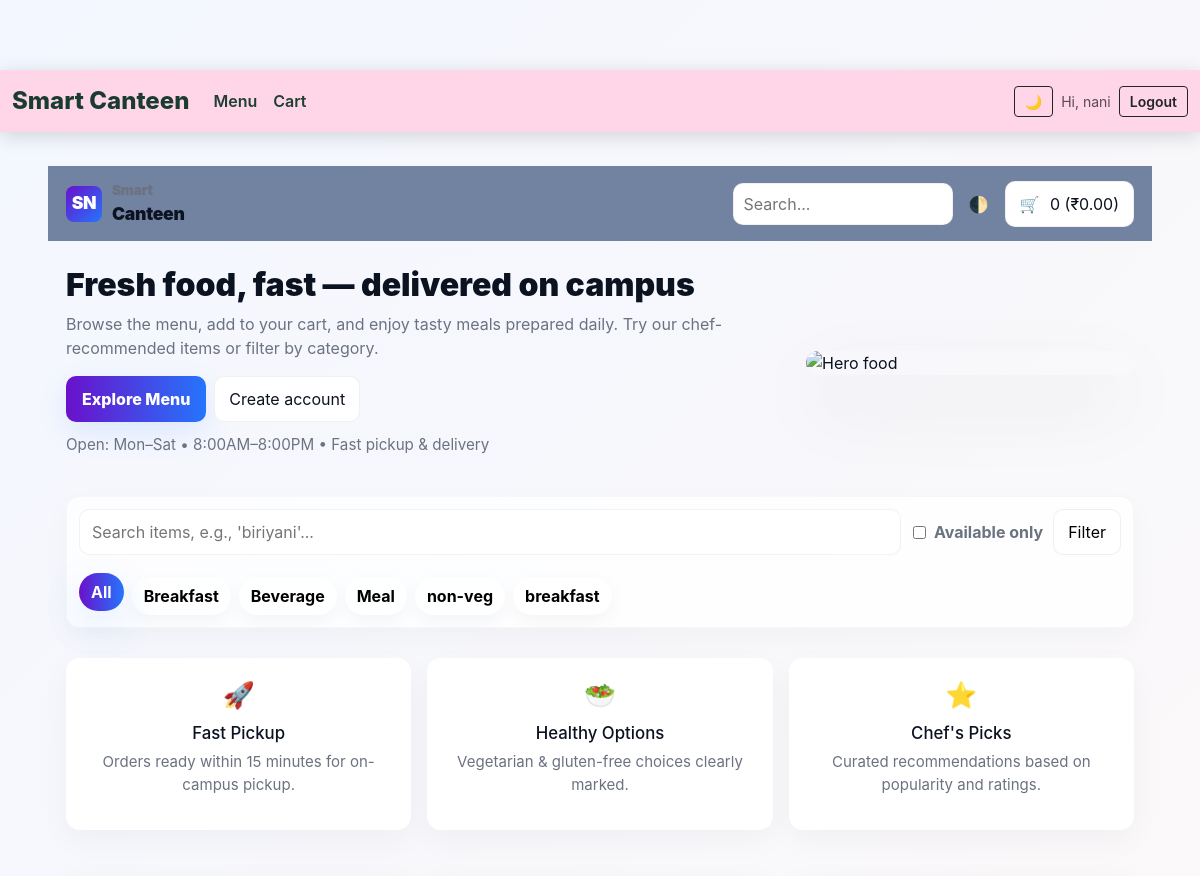
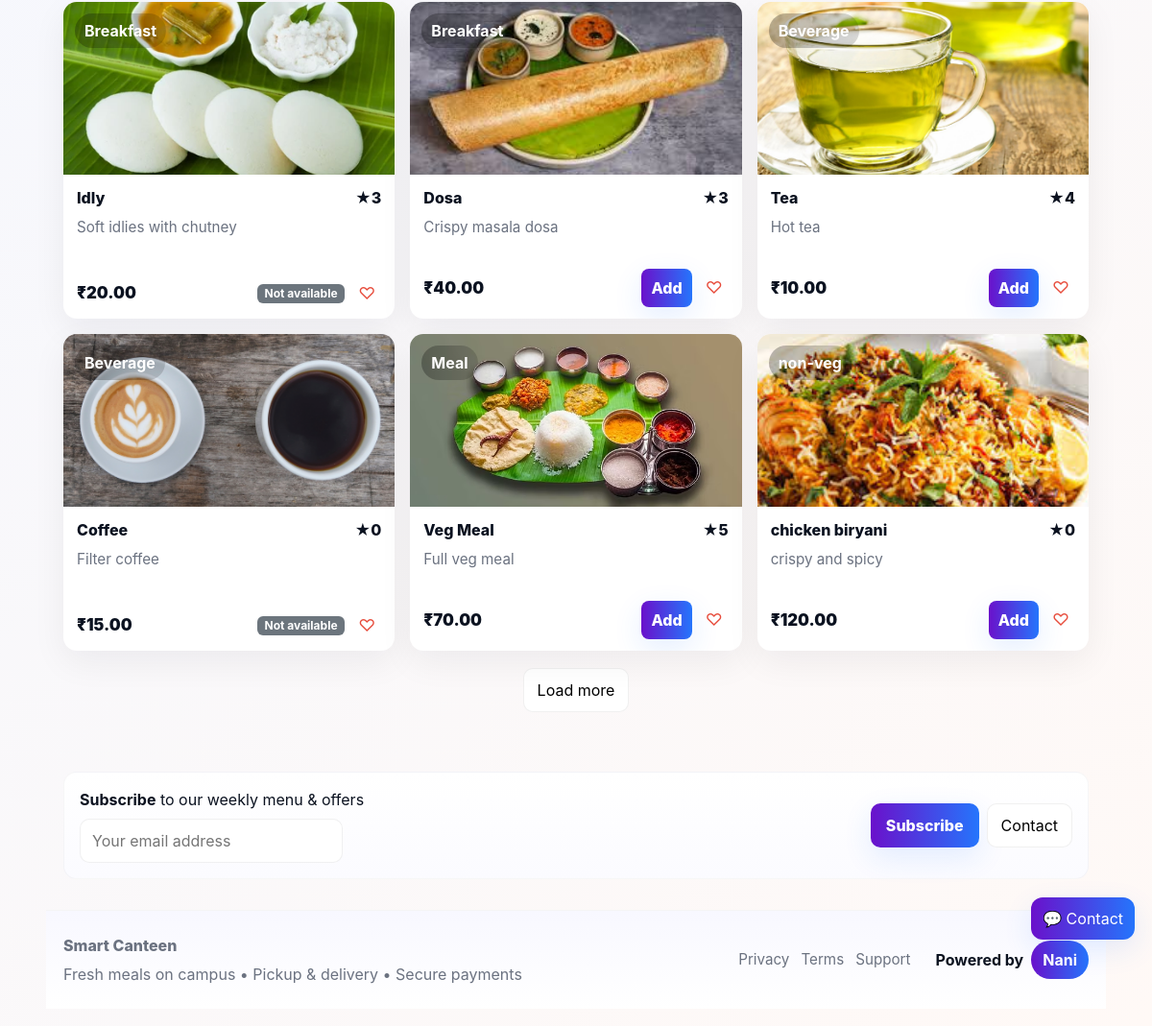
The app's page /menu/ (signed in) with its own data (2 pictures, top to bottom).
### menu_app/models.py (models this page shows, shortened)
class Item(models.Model):
    name = models.CharField(max_length=100)
    description = models.TextField(blank=True)
    price = models.DecimalField(max_digits=7, decimal_places=2)
    category = models.CharField(
        max_length=50,
        choices=CATEGORY_CHOICES,
        blank=True
    )
    available = models.BooleanField(default=True)
    image = models.ImageField(
        upload_to='menu_images/',
        blank=True,
        null=True
    )
    rating = models.PositiveIntegerField(
        default=0,
        validators=[
            MinValueValidator(0),
            MaxValueValidator(5)
        ]
    )

### menu_app/views.py (the view)
# urls.py: path('menu/', views.menu_list, name='menu_list'),
@login_required(login_url='login')
def menu_list(request):
    items = Item.objects.all()
    q = request.GET.get("q")
    if q:
        items = items.filter(name__icontains=q)
    selected_category = request.GET.get("category")
    if selected_category and selected_category != "":
        items = items.filter(category=selected_category)
    available_only = request.GET.get("available_only")
    if available_only == "on":
        items = items.filter(available=True)
    categories = Item.objects.values_list("category", flat=True).distinct()
    cart = _get_cart(request)
    total = Decimal("0.00")
    for item_id, qty in cart.items():
        try:
            item = Item.objects.get(id=item_id)
            total += item.price * qty
        except Item.DoesNotExist:
            pass
    return render(request, "menu.html", {
        "items": items,
        "categories": categories,
        "selected_category": selected_category,
        "cart_total": total,
        "cart_count": sum(cart.values()),
        "form": request.GET,
    })

### menu_app/views.py (called while the page is built)
def _get_cart(request):
    return request.session.get('cart', {})

### templates/menu.html (shortened to what this page needs)
{% extends 'base.html' %}
{% load static %}
{% block content %}
<link rel="stylesheet" href="{% static 'css/login.css' %}">
<header class="navbar" role="banner" aria-label="Top Navigation">
  <div class="brand">
    <div class="logo" aria-hidden="true">SN</div>
    <div>
      <div style="font-size:0.86rem;color:var(--muted)">Smart</div>
      <div style="font-weight:900;">Canteen</div>
    </div>
  </div>
  <div class="nav-actions" role="navigation">
    <input id="miniSearch" class="search-short" placeholder="Search..." aria-label="Quick search">
    <button id="themeToggle" class="theme-toggle" title="Toggle theme" aria-pressed="false">🌓</button>
    <a href="{% url 'cart_view' %}" class="btn-outline" aria-label="Cart">🛒 <span style="margin-left:6px;">{{ cart_count }} (₹{{ cart_total }})</span></a>
  </div>
</header>
<section class="hero" role="region" aria-label="Hero">
  <div class="hero-left">
    <h1>Fresh food, fast — delivered on campus</h1>
    <p>Browse the menu, add to your cart, and enjoy tasty meals prepared daily. Try our chef-recommended items or filter by category.</p>
    <div class="hero-cta">
      <button class="btn-primary" onclick="document.getElementById('miniSearch').focus()">Explore Menu</button>
      <a class="btn-outline" href="{% url 'register' %}">Create account</a>
    </div>
    <div style="margin-top:12px; color:var(--muted); font-size:0.95rem;">Open: Mon–Sat • 8:00AM–8:00PM • Fast pickup & delivery</div>
  </div>
  <div class="hero-visual" aria-hidden="true">
    <img src="https://images.pexels.com/photos/376464/pexels-photo-376464.jpeg?cs=srgb&dl=pexels-ash-craig-122861-376464.jpg&fm=jpg" alt="Hero food" />
  </div>
</section>
<form id="filterForm" class="filter-card" method="get" role="search" aria-label="Filter Menu">
  <input id="searchInput" class="search-input" name="q" type="search" placeholder="Search items, e.g., 'biriyani'..." value="{{ request.GET.q|default:'' }}" aria-label="Search menu items">
  <div style="display:flex; gap:10px; align-items:center;">
    <label style="display:flex; gap:8px; align-items:center; font-weight:700; color:var(--muted);">
      <input type="checkbox" name="available_only" value="on" {% if request.GET.available_only == "on" %}checked{% endif %}>
      Available only
    </label>
    <button type="submit" class="btn-outline">Filter</button>
  </div>
  <div style="flex-basis:100%; margin-top:10px;">
    <div class="chips" role="tablist" aria-label="Categories">
      <button type="button" class="chip {% if not selected_category %}active{% endif %}" data-value="">All</button>
      {% for cat in categories %}
        <button type="button" class="chip {% if cat == selected_category %}active{% endif %}" data-value="{{ cat }}">{{ cat }}</button>
      {% endfor %}
    </div>
  </div>
</form>
<section class="features" aria-label="Features">
  <div class="feature">
    <div style="font-size:1.6rem;">🚀</div>
    <h4>Fast Pickup</h4>
    <p>Orders ready within 15 minutes for on-campus pickup.</p>
  </div>
  <div class="feature">
    <div style="font-size:1.6rem;">🥗</div>
    <h4>Healthy Options</h4>
    <p>Vegetarian & gluten-free choices clearly marked.</p>
  </div>
  <div class="feature">
    <div style="font-size:1.6rem;">⭐</div>
    <h4>Chef's Picks</h4>
    <p>Curated recommendations based on popularity and ratings.</p>
  </div>
</section>
<main class="container" role="main">
  <div id="grid" class="grid" aria-live="polite">
    {% for item in items %}
      <article class="card-item" tabindex="0" data-id="{{ item.id }}" aria-labelledby="item-title-{{ item.id }}">
        <div style="position:relative;">
          {% if item.image %}
            <img class="media" src="{{ item.image.url }}" alt="{{ item.name }}" loading="lazy">
          {% else %}
            <img class="media" src="https://via.placeholder.com/800x600?text=No+Image" alt="{{ item.name }}" loading="lazy">
          {% endif %}
          <div class="badge-cat">{{ item.category }}</div>
        </div>
        <div class="card-body">
          <div class="card-title">
            <span id="item-title-{{ item.id }}">{{ item.name }}</span>
            <span class="stars">★{{ item.rating|default:0 }}</span>
          </div>
          <p class="card-desc">{{ item.description|truncatechars:120|default:"Tasty & fresh" }}</p>
          <div style="display:flex; justify-content:space-between; align-items:center;">
            <div class="price">₹{{ item.price }}</div>
            <div class="actions">
              {% if item.available %}
                <a href="{% url 'add_to_cart' item.id %}" class="add-btn btn-primary" style="padding:8px 10px; border-radius:8px; color:white;">Add</a>
              {% else %}
                <span class="badge bg-secondary">Not available</span>
              {% endif %}
              <button class="wishlist" data-id="{{ item.id }}" title="Save to wishlist" aria-pressed="false">♡</button>
            </div>
          </div>
        </div>
      </article>
    {% empty %}
      <p>No items found.</p>
    {% endfor %}
  </div>
  <div class="load-more-wrap">
    <button id="loadMoreBtn" class="btn-outline" style="display:none;">Load more</button>
  </div>
</main>
<section class="subscribe" aria-label="Subscribe">
  <div style="flex:1;">
    <strong>Subscribe</strong> to our weekly menu & offers
    <div style="margin-top:8px;">
      <input id="subscribeEmail" placeholder="Your email address" aria-label="Email for subscribe">
    </div>
  </div>
  <div style="display:flex; gap:8px;">
    <button id="subscribeBtn" class="btn-primary">Subscribe</button>
    <button id="contactOpen" class="btn-outline">Contact</button>
  </div>
</section>
<div class="contact-quick" aria-hidden="false">
  <button id="contactQuickBtn" class="contact-btn" title="Contact">💬 Contact</button>
</div>
<footer class="footer" role="contentinfo">
  <div class="left">
    <div style="font-weight:800;">Smart Canteen</div>
    <div style="color:var(--muted); margin-top:6px;">Fresh meals on campus • Pickup & delivery • Secure payments</div>
  </div>
  <div class="right">
    <div style="display:flex; gap:12px; align-items:center;">
      <a class="small-link" href="#">Privacy</a>
      <a class="small-link" href="#">Terms</a>
      <a class="small-link" href="#">Support</a>
    </div>
    <div class="powered" style="margin-left:14px;">
      <div>Powered by</div>
      <div class="nani">Nani</div>
    </div>
  </div>
</footer>
{% endblock %}

### templates/base.html (shortened to what this page needs)
<!DOCTYPE html>
<html lang="en" data-bs-theme="light" id="htmlRoot">
<head>
  <link href="https://cdn.jsdelivr.net/npm/bootstrap@5.3.3/dist/css/bootstrap.min.css" rel="stylesheet">
</head>
<body>
  <nav class="navbar navbar-expand-lg animated-navbar fixed-top" style="background-color: #ffd6e8;position: fixed;">
    <div class="container-fluid">
      <a class="navbar-brand" href="{% url 'home' %}">Smart Canteen</a>
      <div class="collapse navbar-collapse" id="navbarNav">
        <ul class="navbar-nav me-auto">
          <li class="nav-item"><a class="nav-link" href="{% url 'menu_list' %}">Menu</a></li>
          <li class="nav-item"><a class="nav-link" href="{% url 'cart_view' %}">Cart</a></li>
        </ul>
        <div class="d-flex align-items-center gap-2">
          <button class="btn btn-outline-dark btn-sm" id="themeToggle">🌙</button>
          {% if user.is_authenticated %}
          <span class="navbar-text small">Hi, {{ user.username }}</span>
          <form method="post" action="{% url 'logout' %}" style="display:inline;">
            <button class="btn btn-outline-dark btn-sm">Logout</button>
          </form>
          {% else %}
          <a href="{% url 'login' %}" class="btn btn-outline-dark btn-sm">Login</a>
          <a href="{% url 'register' %}" class="btn btn-success btn-sm">Signup</a>
          {% endif %}
        </div>
      </div>
    </div>
  </nav>
  <div class="container mt-3">
    {% block content %}{% endblock %}
  </div>
</body>
</html>

### static/css/login.css (style rules this page uses)
body { background: linear-gradient(135deg, #dfe9f3, #ffffff); font-family: 'Poppins', sans-serif; }

### templates/base.html (style rules this page uses)
body { padding-top: 70px; }
.animated-navbar { background: linear-gradient(120deg, #ffdde1, #c6ffe6, #d4f8c4, #ffe9c8, #ffd6e8, #e0d7ff); background-size: 400% 400%; animation: rainbowFlow 12s ease infinite; padding: 10px 0; box-shadow: 0 4px 20px rgba(0, 0, 0, 0.15); backdrop-filter: blur(10px); }
.animated-navbar .navbar-brand { color: #1a3b2f !important; font-weight: 800; font-size: 1.5rem; }
.animated-navbar .nav-link { color: #1f3f32 !important; font-weight: 600; transition: 0.3s ease; }
.animated-navbar .btn-outline-dark, .animated-navbar .btn-success { font-weight: 600; padding: 4px 10px; }
.animated-navbar { padding: 8px 0 !important; }

### records on screen
Item: image (picture), category "Breakfast", name "Idly", rating "3", description "Soft idlies with chutney", price "20.00", available "Not available"
Item: image (picture), category "Breakfast", name "Dosa", rating "3", description "Crispy masala dosa", price "40.00", available "Add"
Item: image (picture), category "Beverage", name "Tea", rating "4", description "Hot tea", price "10.00", available "Add"
Item: image (picture), category "Beverage", name "Coffee", rating "0", description "Filter coffee", price "15.00", available "Not available"
Item: image (picture), category "Meal", name "Veg Meal", rating "5", description "Full veg meal", price "70.00", available "Add"
Item: image (picture), category "non-veg", name "chicken biryani", rating "0", description "crispy and spicy", price "120.00", available "Add"

### other values on screen
{{ user.username }} "nani"
{{ cart_count }} "0"
{{ cart_total }} "0.00"
{{ cat }} "Breakfast" "Beverage" "Meal" "non-veg" "breakfast"
